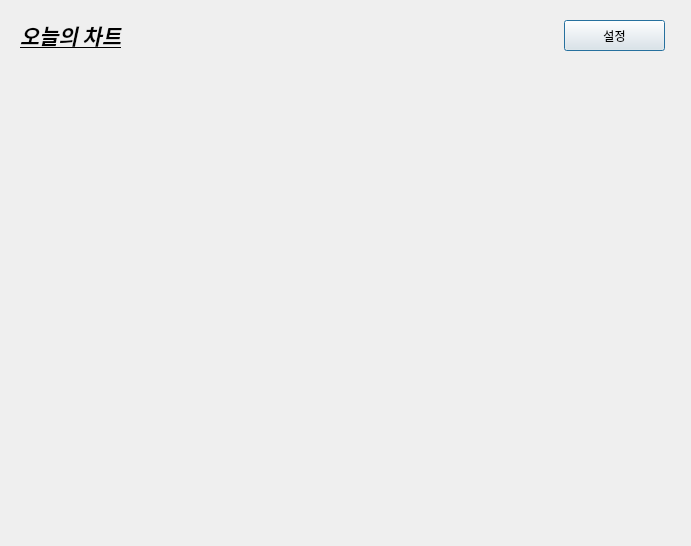
<?xml version="1.0" encoding="UTF-8"?>
<ui version="4.0">
 <class>Dialog</class>
 <widget class="QDialog" name="Dialog">
  <property name="geometry">
   <rect>
    <x>0</x>
    <y>0</y>
    <width>691</width>
    <height>546</height>
   </rect>
  </property>
  <property name="windowTitle">
   <string>Dialog</string>
  </property>
  <widget class="QWidget" name="widgetForChart" native="true">
   <property name="geometry">
    <rect>
     <x>230</x>
     <y>50</y>
     <width>441</width>
     <height>211</height>
    </rect>
   </property>
  </widget>
  <widget class="QWidget" name="widgetForChart_2" native="true">
   <property name="geometry">
    <rect>
     <x>230</x>
     <y>310</y>
     <width>441</width>
     <height>221</height>
    </rect>
   </property>
  </widget>
  <widget class="QPushButton" name="pushButton_2">
   <property name="geometry">
    <rect>
     <x>564</x>
     <y>20</y>
     <width>101</width>
     <height>31</height>
    </rect>
   </property>
   <property name="text">
    <string>설정</string>
   </property>
  </widget>
  <widget class="QLabel" name="label">
   <property name="geometry">
    <rect>
     <x>20</x>
     <y>10</y>
     <width>201</width>
     <height>51</height>
    </rect>
   </property>
   <property name="font">
    <font>
     <family>Segoe UI Semilight</family>
     <pointsize>9</pointsize>
     <weight>50</weight>
     <italic>true</italic>
     <bold>false</bold>
     <underline>true</underline>
    </font>
   </property>
   <property name="styleSheet">
    <string notr="true">font: italic 9pt &quot;Segoe UI Semilight&quot;;</string>
   </property>
   <property name="text">
    <string>&lt;html&gt;&lt;head/&gt;&lt;body&gt;&lt;p&gt;&lt;span style=&quot; font-size:16pt; font-weight:600;&quot;&gt;오늘의 차트&lt;/span&gt;&lt;/p&gt;&lt;/body&gt;&lt;/html&gt;</string>
   </property>
  </widget>
 </widget>
 <resources/>
 <connections/>
</ui>
